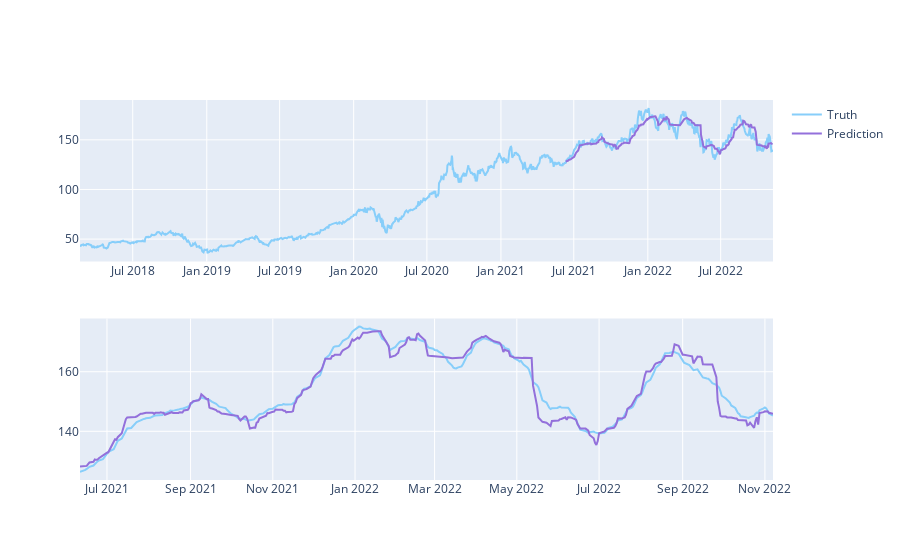

Notebook source saved alongside this figure:
### Code cell
showChartPredict(df,test_predict)

### Figure 1 — Plotly figure (JSON) as saved in the notebook; plotly's stock layout.template omitted (floating-point values rounded to 4 significant figures; data arrays with more than 128 entries replaced by an {"elided": "..."} marker saying what was removed)
{"data": [{"marker": {"color": "LightSkyBlue"}, "name": "Truth", "type": "scatter", "x": {"elided": "1190 str values"}, "xaxis": "x", "y": {"elided": "1190 float values"}, "yaxis": "y"}, {"marker": {"color": "MediumPurple"}, "name": "Prediction", "type": "scatter", "x": {"elided": "356 str values"}, "xaxis": "x", "y": {"elided": "356 float values"}, "yaxis": "y"}, {"marker": {"color": "LightSkyBlue"}, "name": "Truth", "showlegend": false, "type": "scatter", "x": {"elided": "356 str values"}, "xaxis": "x2", "y": {"elided": "356 float values"}, "yaxis": "y2"}, {"marker": {"color": "MediumPurple"}, "name": "Prediction", "showlegend": false, "type": "scatter", "x": {"elided": "356 str values"}, "xaxis": "x2", "y": {"elided": "356 float values"}, "yaxis": "y2"}], "layout": {"xaxis": {"anchor": "y", "domain": [0, 1]}, "xaxis2": {"anchor": "y2", "domain": [0, 1]}, "yaxis": {"anchor": "x", "domain": [0.575, 1]}, "yaxis2": {"anchor": "x2", "domain": [0, 0.425]}}}
